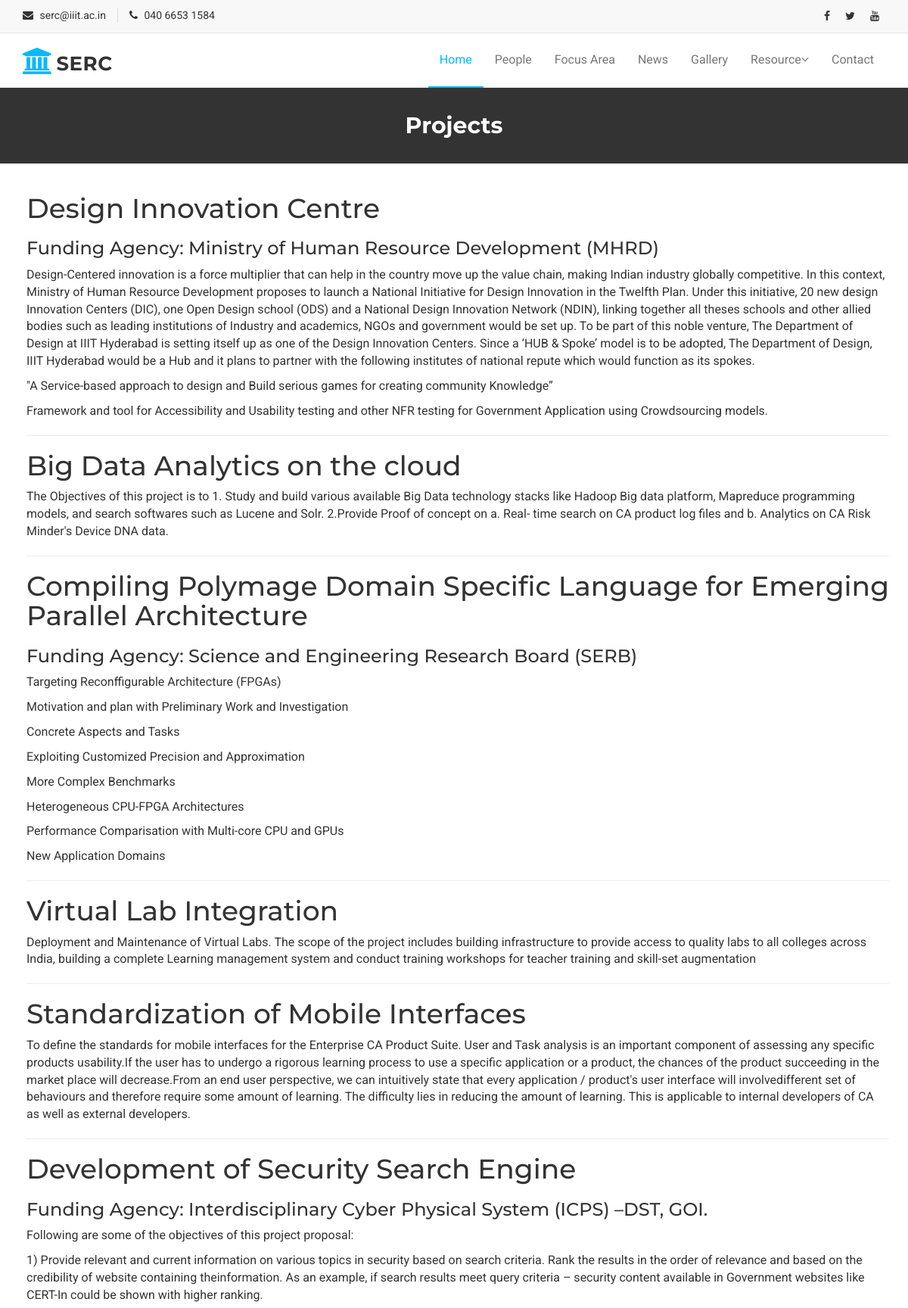
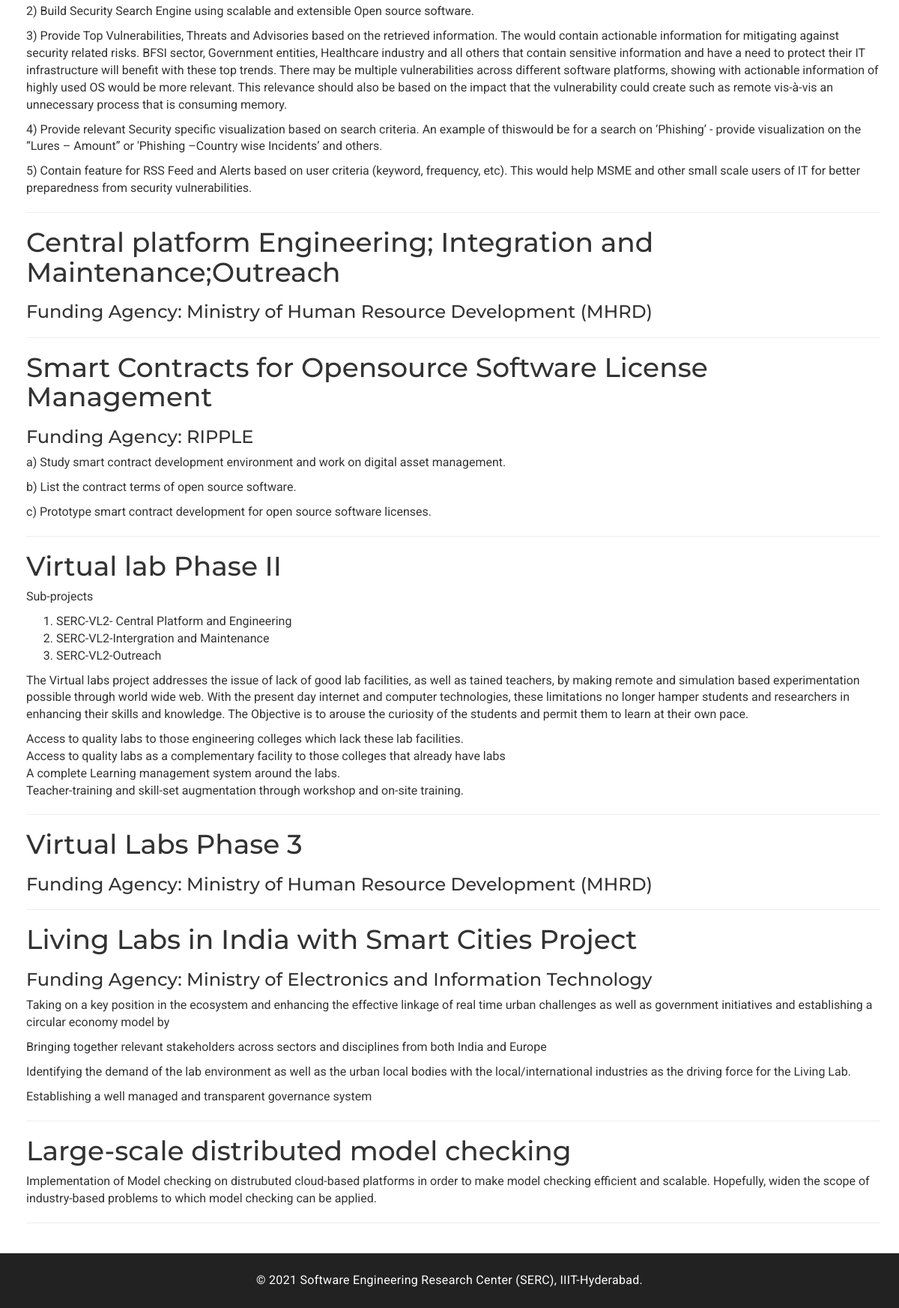
The app's page /projects with its own data (2 pictures, top to bottom).
### tables this page shows
CREATE TABLE projects (
	html TEXT
);

### app.py (the view)
@app.route('/projects')
def projects():
    con = sql.connect("database.db")
    con.row_factory = sql.Row
    cur = con.cursor()
    cur.execute("SELECT html FROM projects;")
    rows = cur.fetchall()
    print(rows)
    return render_template("projects.html",rows=rows)

### templates/projects.html (shortened to what this page needs)
<!DOCTYPE html>
<html lang="en">
<head>
    <link href="../static/css/font-awesome.css" rel="stylesheet">
    <link href="../static/css/bootstrap.css" rel="stylesheet">
    <link rel="stylesheet" type="text/css" href="../static/css/slick.css">
    <link rel="stylesheet" href="../static/css/jquery.fancybox.css" type="text/css" media="screen" />
    <link id="switcher" href="../static/css/theme-color/default-theme.css" rel="stylesheet">
    <link href="../static/css/style.css" rel="stylesheet">
</head>
<body>
    <header id="mu-header">
        <div class="container">
            <div class="row">
                <div class="col-lg-12 col-md-12">
                    <div class="mu-header-area">
                        <div class="row">
                            <div class="col-lg-6 col-md-6 col-sm-6 col-xs-6">
                                <div class="mu-header-top-left">
                                    <div class="mu-top-email">
                                        <i class="fa fa-envelope"></i>
                                        <span>serc@iiit.ac.in</span>
                                    </div>
                                    <div class="mu-top-phone">
                                        <i class="fa fa-phone"></i>
                                        <span>040 6653 1584</span>
                                    </div>
                                </div>
                            </div>
                            <div class="col-lg-6 col-md-6 col-sm-6 col-xs-6">
                                <div class="mu-header-top-right">
                                    <nav>
                                        <ul class="mu-top-social-nav">
                                            <li><a href="https://www.facebook.com/SERC.IIITH/"><span class="fa fa-facebook"></span></a></li>
                                            <li><a href="https://twitter.com/serc_iiith?lang=en"><span class="fa fa-twitter"></span></a></li>
                                            <li><a href="https://www.youtube.com/watch?v=UTISiA3mei8"><span class="fa fa-youtube"></span></a></li>
                                        </ul>
                                    </nav>
                                </div>
                            </div>
                        </div>
                    </div>
                </div>
            </div>
        </div>
    </header>
    <section id="mu-menu">
        <nav class="navbar navbar-default" role="navigation">
            <div class="container">
                <div class="navbar-header">
                    <a class="navbar-brand" href="/"><i class="fa fa-university"></i><span>SERC</span></a>
                </div>
                <div id="navbar" class="navbar-collapse collapse">
                    <ul id="top-menu" class="nav navbar-nav navbar-right main-nav">
                        <li class="active"><a href="/">Home</a></li>
                        <li><a href="people">People</a></li>
                        <li><a href="focus">Focus Area</a></li>
                        <li><a href="/news">News</a></li>
                        <li><a href="/Gallery">Gallery</a></li>
                        <li class="dropdown">
                            <a href="#" class="dropdown-toggle" data-toggle="dropdown">Resource<span class="fa fa-angle-down"></span></a>
                        </li>
                        <li><a href="contact">Contact</a></li>
                    </ul>
                </div>
            </div>
        </nav>
    </section>
    <section id="mu-page-breadcrumb">
        <div class="container">
            <div class="row">
                <div class="col-md-12">
                    <div class="mu-page-breadcrumb-area">
                        <h2>Projects</h2>
                    </div>
                </div>
            </div>
        </div>
    </section>
    <section id="mu-error">
        <div class="container">
            <div class="row">
                <div class="col-md-12">
                    {% for row in rows %} {{row.html | safe}}
                    <hr> {% endfor %}
                </div>
            </div>
        </div>
    </section>
    <footer id="mu-footer">
        <div class="mu-footer-bottom">
            <div class="container">
                <div class="mu-footer-bottom-area">
                    <p>&copy; 2021 Software Engineering Research Center (SERC), IIIT-Hyderabad.</p>
                </div>
            </div>
        </div>
    </footer>
</body>
</html>

### static/css/theme-color/default-theme.css (style rules this page uses)
#mu-menu .navbar-header .navbar-brand i { color: #01bafd; }
#mu-menu .navbar-default .navbar-nav > .active > a, #mu-menu .navbar-default .navbar-nav > .active > a:hover, #mu-menu .navbar-default .navbar-nav > .active > a:focus { color: #01bafd; border-bottom: 2px solid #01bafd; background-color: transparent; }

### static/css/style.css (style rules this page uses)
body { background-color: #ffffff; font-family: "Roboto", sans-serif; color: #333333; font-size: 16px; overflow-x: hidden; }
ul { padding: 0; margin: 0; list-style: none; }
a { text-decoration: none; color: #333333; }
h1, h2, h3, h4, h5, h6 { font-family: "Montserrat", sans-serif; }
h2 { font-size: 30px; font-weight: 700; line-height: 40px; margin: 0; }
#mu-header { background-color: #f8f8f8; display: inline; float: left; width: 100%; }
#mu-header .mu-header-area { display: inline; float: left; padding: 10px 0; width: 100%; }
#mu-header .mu-header-area .mu-header-top-left { display: inline; float: left; width: 100%; }
#mu-header .mu-header-area .mu-header-top-left .mu-top-email { display: inline; float: left; font-size: 14px; }
#mu-header .mu-header-area .mu-header-top-left .mu-top-email i { margin-right: 5px; }
#mu-header .mu-header-area .mu-header-top-left .mu-top-phone { border-left: 1px solid #ddd; display: inline; font-size: 14px; float: left; margin-left: 15px; padding-left: 15px; }
#mu-header .mu-header-area .mu-header-top-left .mu-top-phone i { margin-right: 5px; }
#mu-header .mu-header-area .mu-header-top-right { display: inline; float: left; text-align: right; width: 100%; }
#mu-header .mu-header-area .mu-header-top-right .mu-top-social-nav { display: inline-block; }
#mu-header .mu-header-area .mu-header-top-right .mu-top-social-nav li { display: inline-block; }
#mu-header .mu-header-area .mu-header-top-right .mu-top-social-nav li a { display: inline-block; font-size: 14px; padding: 0 8px; -webkit-transition: all 0.5s; -moz-transition: all 0.5s; -ms-transition: all 0.5s; -o-transition: all 0.5s; transition: all 0.5s; }
#mu-menu { display: inline; float: left; width: 100%; }
#mu-menu .navbar-header .navbar-brand { color: #333; font-family: "Montserrat", sans-serif; font-size: 26px; font-weight: bold; text-transform: uppercase; padding-top: 20px; letter-spacing: 0.5px; }
#mu-menu .navbar-header .navbar-brand i { font-size: 35px; }
#mu-menu .navbar-header .navbar-brand span { margin-left: 4px; }
#mu-menu .navbar-default { background-color: #fff; border-radius: 0; border-left: none; border-right: none; margin-bottom: 0px; }
#mu-menu .navbar-default .navbar-nav li>a { border-bottom: 2px solid transparent; padding-bottom: 25px; padding-top: 25px; margin-bottom: -1px; -webkit-transition: all 0.5s; -moz-transition: all 0.5s; -ms-transition: all 0.5s; -o-transition: all 0.5s; transition: all 0.5s; }
#mu-page-breadcrumb { background-color: #333; display: inline; float: left; padding: 30px 0; width: 100%; }
#mu-page-breadcrumb .mu-page-breadcrumb-area { display: inline; float: left; width: 100%; }
#mu-page-breadcrumb .mu-page-breadcrumb-area h2 { text-align: center; color: #fff; }
#mu-error { display: inline; float: left; padding: 20px; width: 100%; }
#mu-footer { display: inline; float: left; width: 100%; }
#mu-footer .mu-footer-bottom { background-color: #222; display: inline; float: left; padding: 25px 0; width: 100%; }
#mu-footer .mu-footer-bottom .mu-footer-bottom-area { display: inline; float: left; text-align: center; width: 100%; }
#mu-footer .mu-footer-bottom .mu-footer-bottom-area p { color: #fff; margin-bottom: 0; letter-spacing: 0.3px; }

### records on screen
projects: html "Design Innovation Centre Funding Agency: Ministry of Human Resource Development (MHRD) Design-Centered innovation is a force multiplier that can help in the country move up the value chain, making Indian industry globally competitive. In this context, Ministry of Human Resource Development proposes to launch a National Initiative for Design Innovation in the Twelfth Plan. Under this initiative, 20 new design Innovation Centers (DIC), one Open Design school (ODS) and a National Design Innovation Network (NDIN), linking together all theses schools and other allied bodies such as leading institutions of Industry and academics, NGOs and government would be set up. To be part of this noble…"
projects: html "Big Data Analytics on the cloud The Objectives of this project is to 1. Study and build various available Big Data technology stacks like Hadoop Big data platform, Mapreduce programming models, and search softwares such as Lucene and Solr. 2.Provide Proof of concept on a. Real- time search on CA product log files and b. Analytics on CA Risk Minder's Device DNA data."
projects: html "Compiling Polymage Domain Specific Language for Emerging Parallel Architecture Funding Agency: Science and Engineering Research Board (SERB) Targeting Reconffigurable Architecture (FPGAs) Motivation and plan with Preliminary Work and Investigation Concrete Aspects and Tasks Exploiting Customized Precision and Approximation More Complex Benchmarks Heterogeneous CPU-FPGA Architectures Performance Comparisation with Multi-core CPU and GPUs New Application Domains"
projects: html "Virtual Lab Integration Deployment and Maintenance of Virtual Labs. The scope of the project includes building infrastructure to provide access to quality labs to all colleges across India, building a complete Learning management system and conduct training workshops for teacher training and skill-set augmentation"
projects: html "Standardization of Mobile Interfaces To define the standards for mobile interfaces for the Enterprise CA Product Suite. User and Task analysis is an important component of assessing any specific products usability.If the user has to undergo a rigorous learning process to use a specific application or a product, the chances of the product succeeding in the market place will decrease.From an end user perspective, we can intuitively state that every application / product's user interface will involvedifferent set of behaviours and therefore require some amount of learning. The difficulty lies in reducing the amount of learning. This is applicable to internal developers of CA as well as…"
projects: html "Development of Security Search Engine Funding Agency: Interdisciplinary Cyber Physical System (ICPS) –DST, GOI. Following are some of the objectives of this project proposal: 1) Provide relevant and current information on various topics in security based on search criteria. Rank the results in the order of relevance and based on the credibility of website containing theinformation. As an example, if search results meet query criteria – security content available in Government websites like CERT-In could be shown with higher ranking. 2) Build Security Search Engine using scalable and extensible Open source software. 3) Provide Top Vulnerabilities, Threats and Advisories based on the…"
projects: html "Central platform Engineering; Integration and Maintenance;Outreach Funding Agency: Ministry of Human Resource Development (MHRD)"
projects: html "Smart Contracts for Opensource Software License Management Funding Agency: RIPPLE a) Study smart contract development environment and work on digital asset management. b) List the contract terms of open source software. c) Prototype smart contract development for open source software licenses."
projects: html "Virtual lab Phase II Sub-projects SERC-VL2- Central Platform and Engineering SERC-VL2-Intergration and Maintenance SERC-VL2-Outreach The Virtual labs project addresses the issue of lack of good lab facilities, as well as tained teachers, by making remote and simulation based experimentation possible through world wide web. With the present day internet and computer technologies, these limitations no longer hamper students and researchers in enhancing their skills and knowledge. The Objective is to arouse the curiosity of the students and permit them to learn at their own pace. Access to quality labs to those engineering colleges which lack these lab facilities. Access to quality labs as a…"
projects: html "Virtual Labs Phase 3 Funding Agency: Ministry of Human Resource Development (MHRD)"
projects: html "Living Labs in India with Smart Cities Project Funding Agency: Ministry of Electronics and Information Technology Taking on a key position in the ecosystem and enhancing the effective linkage of real time urban challenges as well as government initiatives and establishing a circular economy model by Bringing together relevant stakeholders across sectors and disciplines from both India and Europe Identifying the demand of the lab environment as well as the urban local bodies with the local/international industries as the driving force for the Living Lab. Establishing a well managed and transparent governance system"
projects: html "Large-scale distributed model checking Implementation of Model checking on distrubuted cloud-based platforms in order to make model checking efficient and scalable. Hopefully, widen the scope of industry-based problems to which model checking can be applied."
